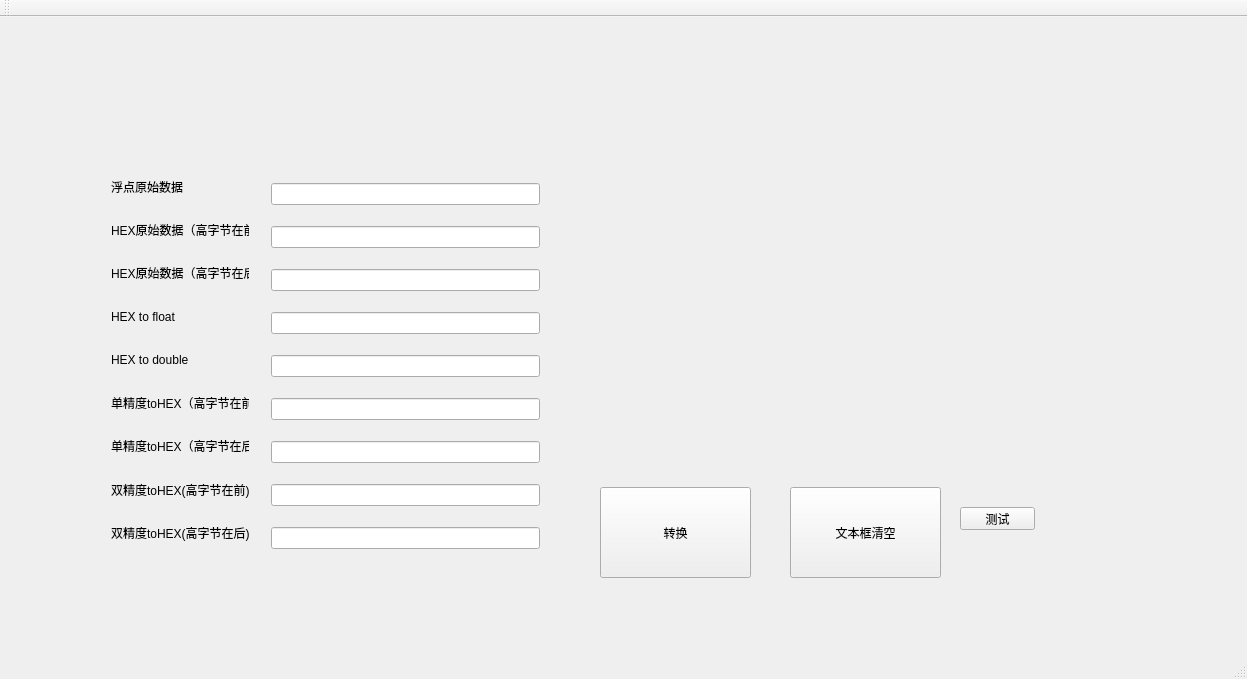
<?xml version="1.0" encoding="UTF-8"?>
<ui version="4.0">
 <class>MainWindow</class>
 <widget class="QMainWindow" name="MainWindow">
  <property name="windowModality">
   <enum>Qt::NonModal</enum>
  </property>
  <property name="geometry">
   <rect>
    <x>0</x>
    <y>0</y>
    <width>1247</width>
    <height>679</height>
   </rect>
  </property>
  <property name="windowTitle">
   <string>IEEE754标准—HEX&amp;&amp;double(float)转换工具</string>
  </property>
  <property name="windowIcon">
   <iconset>
    <normaloff>D:/迅雷下载/123.jpg</normaloff>D:/迅雷下载/123.jpg</iconset>
  </property>
  <widget class="QWidget" name="centralWidget">
   <widget class="QPushButton" name="pushButton">
    <property name="geometry">
     <rect>
      <x>600</x>
      <y>470</y>
      <width>151</width>
      <height>91</height>
     </rect>
    </property>
    <property name="text">
     <string>转换</string>
    </property>
   </widget>
   <widget class="QWidget" name="verticalLayoutWidget">
    <property name="geometry">
     <rect>
      <x>260</x>
      <y>140</y>
      <width>291</width>
      <height>421</height>
     </rect>
    </property>
    <property name="minimumSize">
     <size>
      <width>0</width>
      <height>211</height>
     </size>
    </property>
    <layout class="QVBoxLayout" name="verticalLayout">
     <item>
      <widget class="QLineEdit" name="lineEdit_yuanshi_double"/>
     </item>
     <item>
      <widget class="QLineEdit" name="lineEdit_yuanshi_HEX">
       <property name="maxLength">
        <number>16</number>
       </property>
       <property name="dragEnabled">
        <bool>false</bool>
       </property>
       <property name="readOnly">
        <bool>false</bool>
       </property>
      </widget>
     </item>
     <item>
      <widget class="QLineEdit" name="lineEdit_yuanshi_HEX_">
       <property name="maxLength">
        <number>16</number>
       </property>
       <property name="dragEnabled">
        <bool>false</bool>
       </property>
       <property name="readOnly">
        <bool>false</bool>
       </property>
      </widget>
     </item>
     <item>
      <widget class="QLineEdit" name="lineEdit_tofloat"/>
     </item>
     <item>
      <widget class="QLineEdit" name="lineEdit_todouble"/>
     </item>
     <item>
      <widget class="QLineEdit" name="float_toHEX"/>
     </item>
     <item>
      <widget class="QLineEdit" name="float_toHEX_"/>
     </item>
     <item>
      <widget class="QLineEdit" name="double_toHEX">
       <property name="echoMode">
        <enum>QLineEdit::Normal</enum>
       </property>
       <property name="dragEnabled">
        <bool>true</bool>
       </property>
       <property name="readOnly">
        <bool>false</bool>
       </property>
      </widget>
     </item>
     <item>
      <widget class="QLineEdit" name="double_toHEX_">
       <property name="echoMode">
        <enum>QLineEdit::Normal</enum>
       </property>
       <property name="dragEnabled">
        <bool>true</bool>
       </property>
       <property name="readOnly">
        <bool>false</bool>
       </property>
      </widget>
     </item>
    </layout>
   </widget>
   <widget class="QWidget" name="verticalLayoutWidget_2">
    <property name="geometry">
     <rect>
      <x>100</x>
      <y>140</y>
      <width>160</width>
      <height>405</height>
     </rect>
    </property>
    <layout class="QVBoxLayout" name="verticalLayout_2">
     <item>
      <widget class="QLabel" name="label_4">
       <property name="text">
        <string>浮点原始数据</string>
       </property>
      </widget>
     </item>
     <item>
      <widget class="QLabel" name="label_3">
       <property name="text">
        <string>HEX原始数据（高字节在前）</string>
       </property>
      </widget>
     </item>
     <item>
      <widget class="QLabel" name="label_7">
       <property name="text">
        <string>HEX原始数据（高字节在后）</string>
       </property>
      </widget>
     </item>
     <item>
      <widget class="QLabel" name="label">
       <property name="minimumSize">
        <size>
         <width>0</width>
         <height>36</height>
        </size>
       </property>
       <property name="text">
        <string>HEX to float</string>
       </property>
      </widget>
     </item>
     <item>
      <widget class="QLabel" name="label_6">
       <property name="minimumSize">
        <size>
         <width>0</width>
         <height>36</height>
        </size>
       </property>
       <property name="text">
        <string>HEX to double</string>
       </property>
      </widget>
     </item>
     <item>
      <widget class="QLabel" name="label_2">
       <property name="text">
        <string>单精度toHEX（高字节在前）</string>
       </property>
      </widget>
     </item>
     <item>
      <widget class="QLabel" name="label_9">
       <property name="text">
        <string>单精度toHEX（高字节在后）</string>
       </property>
      </widget>
     </item>
     <item>
      <widget class="QLabel" name="label_5">
       <property name="text">
        <string>双精度toHEX(高字节在前)</string>
       </property>
      </widget>
     </item>
     <item>
      <widget class="QLabel" name="label_8">
       <property name="text">
        <string>双精度toHEX(高字节在后)</string>
       </property>
      </widget>
     </item>
    </layout>
   </widget>
   <widget class="QPushButton" name="pushButton_2">
    <property name="geometry">
     <rect>
      <x>790</x>
      <y>470</y>
      <width>151</width>
      <height>91</height>
     </rect>
    </property>
    <property name="text">
     <string>文本框清空</string>
    </property>
   </widget>
   <widget class="QPushButton" name="pushButton_3">
    <property name="geometry">
     <rect>
      <x>960</x>
      <y>490</y>
      <width>75</width>
      <height>23</height>
     </rect>
    </property>
    <property name="text">
     <string>测试</string>
    </property>
   </widget>
  </widget>
  <widget class="QMenuBar" name="menuBar">
   <property name="geometry">
    <rect>
     <x>0</x>
     <y>0</y>
     <width>1247</width>
     <height>23</height>
    </rect>
   </property>
  </widget>
  <widget class="QToolBar" name="mainToolBar">
   <attribute name="toolBarArea">
    <enum>TopToolBarArea</enum>
   </attribute>
   <attribute name="toolBarBreak">
    <bool>false</bool>
   </attribute>
  </widget>
  <widget class="QStatusBar" name="statusBar"/>
 </widget>
 <layoutdefault spacing="6" margin="11"/>
 <resources/>
 <connections/>
</ui>
